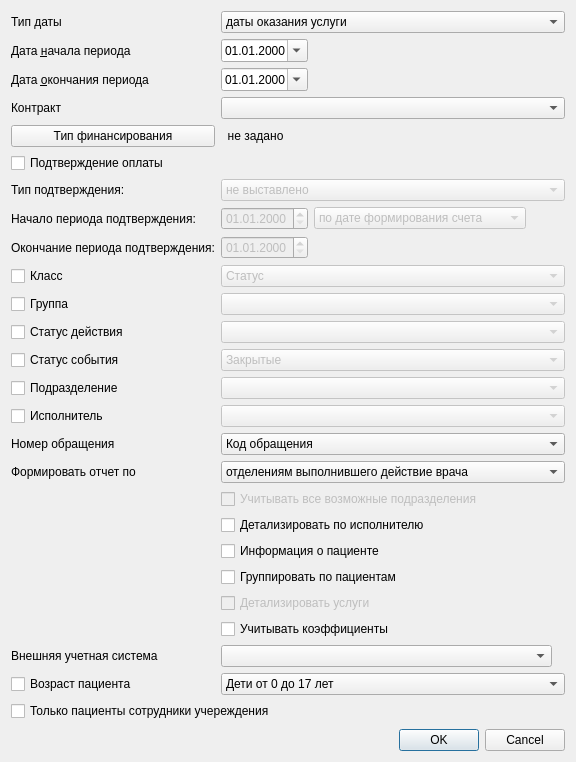
<?xml version="1.0" encoding="UTF-8"?>
<ui version="4.0">
 <class>ReportSetupAccountDoneActions</class>
 <widget class="QDialog" name="ReportSetupAccountDoneActions">
  <property name="geometry">
   <rect>
    <x>0</x>
    <y>0</y>
    <width>576</width>
    <height>762</height>
   </rect>
  </property>
  <property name="windowTitle">
   <string>Dialog</string>
  </property>
  <layout class="QGridLayout" name="gridLayout">
   <item row="0" column="1" colspan="5">
    <widget class="QComboBox" name="cmbDateType">
     <item>
      <property name="text">
       <string>даты оказания услуги</string>
      </property>
     </item>
     <item>
      <property name="text">
       <string>даты события</string>
      </property>
     </item>
    </widget>
   </item>
   <item row="17" column="1" colspan="5">
    <widget class="QComboBox" name="cmbReportType">
     <item>
      <property name="text">
       <string>отделениям выполнившего действие врача</string>
      </property>
     </item>
     <item>
      <property name="text">
       <string>отделениям за которым закреплено действие</string>
      </property>
     </item>
    </widget>
   </item>
   <item row="16" column="0">
    <widget class="QLabel" name="lblEventIdentifierType">
     <property name="text">
      <string>Номер обращения</string>
     </property>
    </widget>
   </item>
   <item row="2" column="0">
    <widget class="QLabel" name="lblBegDate">
     <property name="text">
      <string>Дата &amp;начала периода</string>
     </property>
     <property name="buddy">
      <cstring>edtBegDate</cstring>
     </property>
    </widget>
   </item>
   <item row="21" column="1" colspan="5">
    <widget class="QCheckBox" name="chkGroupByPatient">
     <property name="text">
      <string>Группировать по пациентам</string>
     </property>
    </widget>
   </item>
   <item row="10" column="0">
    <widget class="QCheckBox" name="chkClass">
     <property name="sizePolicy">
      <sizepolicy hsizetype="Maximum" vsizetype="Fixed">
       <horstretch>0</horstretch>
       <verstretch>0</verstretch>
      </sizepolicy>
     </property>
     <property name="text">
      <string>Класс</string>
     </property>
    </widget>
   </item>
   <item row="18" column="1" colspan="5">
    <widget class="QCheckBox" name="chkAllOrgStructure">
     <property name="enabled">
      <bool>false</bool>
     </property>
     <property name="text">
      <string>Учитывать все возможные подразделения</string>
     </property>
    </widget>
   </item>
   <item row="14" column="0">
    <widget class="QCheckBox" name="chkOrgStructure">
     <property name="text">
      <string>Подразделение</string>
     </property>
    </widget>
   </item>
   <item row="4" column="0">
    <widget class="QLabel" name="lblContract">
     <property name="text">
      <string>Контракт</string>
     </property>
     <property name="buddy">
      <cstring>cmbContract</cstring>
     </property>
    </widget>
   </item>
   <item row="16" column="1" colspan="5">
    <widget class="QComboBox" name="cmbEventIdentifierType">
     <item>
      <property name="text">
       <string>Код обращения</string>
      </property>
     </item>
     <item>
      <property name="text">
       <string>Номер документа</string>
      </property>
     </item>
    </widget>
   </item>
   <item row="12" column="1" colspan="5">
    <widget class="CActionStatusComboBox" name="cmbStatus">
     <property name="enabled">
      <bool>false</bool>
     </property>
    </widget>
   </item>
   <item row="7" column="0">
    <widget class="QLabel" name="lblConfirmationType">
     <property name="text">
      <string>Тип подтверждения:</string>
     </property>
    </widget>
   </item>
   <item row="19" column="1" colspan="5">
    <widget class="QCheckBox" name="chkDetailPerson">
     <property name="text">
      <string>Детализировать по исполнителю</string>
     </property>
    </widget>
   </item>
   <item row="6" column="0" colspan="4">
    <widget class="QCheckBox" name="chkConfirmation">
     <property name="text">
      <string>Подтверждение оплаты</string>
     </property>
    </widget>
   </item>
   <item row="27" column="0">
    <spacer name="verticalSpacer">
     <property name="orientation">
      <enum>Qt::Vertical</enum>
     </property>
     <property name="sizeHint" stdset="0">
      <size>
       <width>20</width>
       <height>40</height>
      </size>
     </property>
    </spacer>
   </item>
   <item row="8" column="0">
    <widget class="QLabel" name="lblBegDateConfirmation">
     <property name="text">
      <string>Начало периода подтверждения:</string>
     </property>
    </widget>
   </item>
   <item row="25" column="1" colspan="5">
    <widget class="QComboBox" name="cmbClientAgeCategory">
     <item>
      <property name="text">
       <string>Дети от 0 до 17 лет</string>
      </property>
     </item>
     <item>
      <property name="text">
       <string>Взрослые от 18 лет</string>
      </property>
     </item>
    </widget>
   </item>
   <item row="8" column="1">
    <widget class="CDateEdit" name="edtConfirmationBegDate">
     <property name="enabled">
      <bool>false</bool>
     </property>
     <property name="displayFormat">
      <string>dd.MM.yyyy</string>
     </property>
    </widget>
   </item>
   <item row="15" column="1" colspan="5">
    <widget class="CPersonComboBoxEx" name="cmbPerson">
     <property name="enabled">
      <bool>false</bool>
     </property>
    </widget>
   </item>
   <item row="23" column="1" colspan="5">
    <widget class="QCheckBox" name="chkCoefficient">
     <property name="text">
      <string>Учитывать коэффициенты</string>
     </property>
    </widget>
   </item>
   <item row="12" column="0">
    <widget class="QCheckBox" name="chkStatus">
     <property name="text">
      <string>Статус действия</string>
     </property>
    </widget>
   </item>
   <item row="4" column="1" colspan="5">
    <widget class="CContractComboBox" name="cmbContract"/>
   </item>
   <item row="22" column="1" colspan="5">
    <widget class="QCheckBox" name="chkDetailService">
     <property name="enabled">
      <bool>false</bool>
     </property>
     <property name="text">
      <string>Детализировать услуги</string>
     </property>
    </widget>
   </item>
   <item row="14" column="1" colspan="5">
    <widget class="COrgStructureComboBox" name="cmbOrgStructure">
     <property name="enabled">
      <bool>false</bool>
     </property>
    </widget>
   </item>
   <item row="10" column="1" colspan="5">
    <widget class="QComboBox" name="cmbClass">
     <property name="enabled">
      <bool>false</bool>
     </property>
     <item>
      <property name="text">
       <string>Статус</string>
      </property>
     </item>
     <item>
      <property name="text">
       <string>Диагностика</string>
      </property>
     </item>
     <item>
      <property name="text">
       <string>Лечение</string>
      </property>
     </item>
     <item>
      <property name="text">
       <string>Прочие мероприятия</string>
      </property>
     </item>
     <item>
      <property name="text">
       <string>Назначено</string>
      </property>
     </item>
    </widget>
   </item>
   <item row="3" column="0">
    <widget class="QLabel" name="lblEndDate">
     <property name="text">
      <string>Дата &amp;окончания периода</string>
     </property>
     <property name="buddy">
      <cstring>edtEndDate</cstring>
     </property>
    </widget>
   </item>
   <item row="26" column="0" colspan="6">
    <widget class="QCheckBox" name="chkOnlyClientAsPersonInLPU">
     <property name="text">
      <string>Только пациенты сотрудники учереждения</string>
     </property>
    </widget>
   </item>
   <item row="25" column="0">
    <widget class="QCheckBox" name="chkClientAgeCategory">
     <property name="text">
      <string>Возраст пациента</string>
     </property>
    </widget>
   </item>
   <item row="15" column="0">
    <widget class="QCheckBox" name="chkPerson">
     <property name="text">
      <string>Исполнитель</string>
     </property>
    </widget>
   </item>
   <item row="11" column="1" colspan="5">
    <widget class="CActionTypeComboBoxMCL" name="cmbActionTypeGroup">
     <property name="enabled">
      <bool>false</bool>
     </property>
    </widget>
   </item>
   <item row="20" column="1" colspan="5">
    <widget class="QCheckBox" name="chkPatientInfo">
     <property name="text">
      <string>Информация о пациенте</string>
     </property>
    </widget>
   </item>
   <item row="28" column="0" colspan="6">
    <widget class="QDialogButtonBox" name="buttonBox">
     <property name="sizePolicy">
      <sizepolicy hsizetype="Expanding" vsizetype="Fixed">
       <horstretch>0</horstretch>
       <verstretch>0</verstretch>
      </sizepolicy>
     </property>
     <property name="orientation">
      <enum>Qt::Horizontal</enum>
     </property>
     <property name="standardButtons">
      <set>QDialogButtonBox::Cancel|QDialogButtonBox::Ok</set>
     </property>
    </widget>
   </item>
   <item row="0" column="0">
    <widget class="QLabel" name="lblDateType">
     <property name="text">
      <string>Тип даты</string>
     </property>
    </widget>
   </item>
   <item row="17" column="0">
    <widget class="QLabel" name="lblReportType">
     <property name="text">
      <string>Формировать отчет по</string>
     </property>
     <property name="buddy">
      <cstring>cmbReportType</cstring>
     </property>
    </widget>
   </item>
   <item row="13" column="0">
    <widget class="QCheckBox" name="chkEventStatus">
     <property name="text">
      <string>Статус события</string>
     </property>
    </widget>
   </item>
   <item row="13" column="1" colspan="5">
    <widget class="QComboBox" name="cmbEventStatus">
     <property name="enabled">
      <bool>false</bool>
     </property>
     <item>
      <property name="text">
       <string>Закрытые</string>
      </property>
     </item>
     <item>
      <property name="text">
       <string>Открытые</string>
      </property>
     </item>
    </widget>
   </item>
   <item row="11" column="0">
    <widget class="QCheckBox" name="chkActionTypeGroup">
     <property name="sizePolicy">
      <sizepolicy hsizetype="Maximum" vsizetype="Fixed">
       <horstretch>0</horstretch>
       <verstretch>0</verstretch>
      </sizepolicy>
     </property>
     <property name="text">
      <string>Группа</string>
     </property>
    </widget>
   </item>
   <item row="9" column="0">
    <widget class="QLabel" name="lblEndDateConfirmation">
     <property name="text">
      <string>Окончание периода подтверждения:</string>
     </property>
    </widget>
   </item>
   <item row="9" column="1">
    <widget class="CDateEdit" name="edtConfirmationEndDate">
     <property name="enabled">
      <bool>false</bool>
     </property>
     <property name="displayFormat">
      <string>dd.MM.yyyy</string>
     </property>
    </widget>
   </item>
   <item row="8" column="2">
    <widget class="QComboBox" name="cmbConfirmationPeriodType">
     <property name="enabled">
      <bool>false</bool>
     </property>
     <item>
      <property name="text">
       <string>по дате формирования счета</string>
      </property>
     </item>
     <item>
      <property name="text">
       <string>по дате подтверждения оплаты</string>
      </property>
     </item>
    </widget>
   </item>
   <item row="5" column="0">
    <widget class="QPushButton" name="btnFinanceTypeList">
     <property name="text">
      <string>Тип финансирования</string>
     </property>
    </widget>
   </item>
   <item row="5" column="1" colspan="4">
    <widget class="QLabel" name="lblFinanceTypeList">
     <property name="text">
      <string>  не задано</string>
     </property>
    </widget>
   </item>
   <item row="8" column="3" colspan="3">
    <spacer name="horizontalSpacer_3">
     <property name="orientation">
      <enum>Qt::Horizontal</enum>
     </property>
     <property name="sizeHint" stdset="0">
      <size>
       <width>40</width>
       <height>20</height>
      </size>
     </property>
    </spacer>
   </item>
   <item row="7" column="1" colspan="5">
    <widget class="QComboBox" name="cmbConfirmationType">
     <property name="enabled">
      <bool>false</bool>
     </property>
     <item>
      <property name="text">
       <string>не выставлено</string>
      </property>
     </item>
     <item>
      <property name="text">
       <string>выставлено</string>
      </property>
     </item>
     <item>
      <property name="text">
       <string>оплачено</string>
      </property>
     </item>
     <item>
      <property name="text">
       <string>отказано</string>
      </property>
     </item>
    </widget>
   </item>
   <item row="9" column="2" colspan="3">
    <spacer name="horizontalSpacer_2">
     <property name="orientation">
      <enum>Qt::Horizontal</enum>
     </property>
     <property name="sizeHint" stdset="0">
      <size>
       <width>40</width>
       <height>20</height>
      </size>
     </property>
    </spacer>
   </item>
   <item row="2" column="1">
    <widget class="CDateEdit" name="edtBegDate">
     <property name="sizePolicy">
      <sizepolicy hsizetype="Preferred" vsizetype="Fixed">
       <horstretch>0</horstretch>
       <verstretch>0</verstretch>
      </sizepolicy>
     </property>
     <property name="displayFormat">
      <string>dd.MM.yyyy</string>
     </property>
     <property name="calendarPopup">
      <bool>true</bool>
     </property>
    </widget>
   </item>
   <item row="2" column="2" colspan="4">
    <spacer name="horizontalSpacer">
     <property name="orientation">
      <enum>Qt::Horizontal</enum>
     </property>
     <property name="sizeHint" stdset="0">
      <size>
       <width>40</width>
       <height>20</height>
      </size>
     </property>
    </spacer>
   </item>
   <item row="3" column="1">
    <widget class="CDateEdit" name="edtEndDate">
     <property name="sizePolicy">
      <sizepolicy hsizetype="Preferred" vsizetype="Fixed">
       <horstretch>0</horstretch>
       <verstretch>0</verstretch>
      </sizepolicy>
     </property>
     <property name="displayFormat">
      <string>dd.MM.yyyy</string>
     </property>
     <property name="calendarPopup">
      <bool>true</bool>
     </property>
    </widget>
   </item>
   <item row="3" column="2" colspan="4">
    <spacer name="horizontalSpacer_4">
     <property name="orientation">
      <enum>Qt::Horizontal</enum>
     </property>
     <property name="sizeHint" stdset="0">
      <size>
       <width>40</width>
       <height>20</height>
      </size>
     </property>
    </spacer>
   </item>
   <item row="24" column="1" colspan="4">
    <widget class="CRBComboBox" name="cmbAccountingSystem"/>
   </item>
   <item row="24" column="0">
    <widget class="QLabel" name="lblAccountingSystem">
     <property name="text">
      <string>Внешняя учетная система</string>
     </property>
    </widget>
   </item>
  </layout>
 </widget>
 <customwidgets>
  <customwidget>
   <class>CDateEdit</class>
   <extends>QDateEdit</extends>
   <header>library/DateEdit.h</header>
  </customwidget>
  <customwidget>
   <class>CPersonComboBoxEx</class>
   <extends>QComboBox</extends>
   <header>Orgs/PersonComboBoxEx.h</header>
  </customwidget>
  <customwidget>
   <class>COrgStructureComboBox</class>
   <extends>QComboBox</extends>
   <header>Orgs/OrgStructComboBoxes.h</header>
  </customwidget>
  <customwidget>
   <class>CContractComboBox</class>
   <extends>QComboBox</extends>
   <header>Accounting/ContractComboBox.h</header>
  </customwidget>
  <customwidget>
   <class>CActionTypeComboBoxMCL</class>
   <extends>QComboBox</extends>
   <header>Events/ActionTypeComboBox.h</header>
  </customwidget>
  <customwidget>
   <class>CActionStatusComboBox</class>
   <extends>QComboBox</extends>
   <header location="global">Events/ActionStatus.h</header>
  </customwidget>
  <customwidget>
   <class>CRBComboBox</class>
   <extends>QComboBox</extends>
   <header>library/crbcombobox.h</header>
  </customwidget>
 </customwidgets>
 <tabstops>
  <tabstop>cmbDateType</tabstop>
  <tabstop>edtBegDate</tabstop>
  <tabstop>edtEndDate</tabstop>
  <tabstop>cmbContract</tabstop>
  <tabstop>btnFinanceTypeList</tabstop>
  <tabstop>chkConfirmation</tabstop>
  <tabstop>cmbConfirmationType</tabstop>
  <tabstop>edtConfirmationBegDate</tabstop>
  <tabstop>edtConfirmationEndDate</tabstop>
  <tabstop>cmbConfirmationPeriodType</tabstop>
  <tabstop>chkClass</tabstop>
  <tabstop>cmbClass</tabstop>
  <tabstop>chkActionTypeGroup</tabstop>
  <tabstop>cmbActionTypeGroup</tabstop>
  <tabstop>chkStatus</tabstop>
  <tabstop>cmbStatus</tabstop>
  <tabstop>chkEventStatus</tabstop>
  <tabstop>cmbEventStatus</tabstop>
  <tabstop>chkOrgStructure</tabstop>
  <tabstop>cmbOrgStructure</tabstop>
  <tabstop>chkPerson</tabstop>
  <tabstop>cmbPerson</tabstop>
  <tabstop>cmbEventIdentifierType</tabstop>
  <tabstop>cmbReportType</tabstop>
  <tabstop>chkAllOrgStructure</tabstop>
  <tabstop>chkDetailPerson</tabstop>
  <tabstop>chkPatientInfo</tabstop>
  <tabstop>chkGroupByPatient</tabstop>
  <tabstop>chkDetailService</tabstop>
  <tabstop>chkCoefficient</tabstop>
  <tabstop>cmbAccountingSystem</tabstop>
  <tabstop>chkClientAgeCategory</tabstop>
  <tabstop>cmbClientAgeCategory</tabstop>
  <tabstop>chkOnlyClientAsPersonInLPU</tabstop>
  <tabstop>buttonBox</tabstop>
 </tabstops>
 <resources/>
 <connections>
  <connection>
   <sender>buttonBox</sender>
   <signal>accepted()</signal>
   <receiver>ReportSetupAccountDoneActions</receiver>
   <slot>accept()</slot>
   <hints>
    <hint type="sourcelabel">
     <x>480</x>
     <y>739</y>
    </hint>
    <hint type="destinationlabel">
     <x>157</x>
     <y>255</y>
    </hint>
   </hints>
  </connection>
  <connection>
   <sender>buttonBox</sender>
   <signal>rejected()</signal>
   <receiver>ReportSetupAccountDoneActions</receiver>
   <slot>reject()</slot>
   <hints>
    <hint type="sourcelabel">
     <x>480</x>
     <y>739</y>
    </hint>
    <hint type="destinationlabel">
     <x>286</x>
     <y>255</y>
    </hint>
   </hints>
  </connection>
  <connection>
   <sender>chkStatus</sender>
   <signal>toggled(bool)</signal>
   <receiver>cmbStatus</receiver>
   <slot>setEnabled(bool)</slot>
   <hints>
    <hint type="sourcelabel">
     <x>71</x>
     <y>338</y>
    </hint>
    <hint type="destinationlabel">
     <x>690</x>
     <y>340</y>
    </hint>
   </hints>
  </connection>
  <connection>
   <sender>chkOrgStructure</sender>
   <signal>toggled(bool)</signal>
   <receiver>cmbOrgStructure</receiver>
   <slot>setEnabled(bool)</slot>
   <hints>
    <hint type="sourcelabel">
     <x>97</x>
     <y>396</y>
    </hint>
    <hint type="destinationlabel">
     <x>686</x>
     <y>398</y>
    </hint>
   </hints>
  </connection>
  <connection>
   <sender>chkClientAgeCategory</sender>
   <signal>toggled(bool)</signal>
   <receiver>cmbClientAgeCategory</receiver>
   <slot>setEnabled(bool)</slot>
   <hints>
    <hint type="sourcelabel">
     <x>114</x>
     <y>662</y>
    </hint>
    <hint type="destinationlabel">
     <x>556</x>
     <y>664</y>
    </hint>
   </hints>
  </connection>
  <connection>
   <sender>chkPerson</sender>
   <signal>toggled(bool)</signal>
   <receiver>cmbPerson</receiver>
   <slot>setEnabled(bool)</slot>
   <hints>
    <hint type="sourcelabel">
     <x>117</x>
     <y>425</y>
    </hint>
    <hint type="destinationlabel">
     <x>562</x>
     <y>427</y>
    </hint>
   </hints>
  </connection>
  <connection>
   <sender>chkGroupByPatient</sender>
   <signal>toggled(bool)</signal>
   <receiver>chkDetailService</receiver>
   <slot>setEnabled(bool)</slot>
   <hints>
    <hint type="sourcelabel">
     <x>576</x>
     <y>585</y>
    </hint>
    <hint type="destinationlabel">
     <x>587</x>
     <y>610</y>
    </hint>
   </hints>
  </connection>
  <connection>
   <sender>chkEventStatus</sender>
   <signal>toggled(bool)</signal>
   <receiver>cmbEventStatus</receiver>
   <slot>setEnabled(bool)</slot>
   <hints>
    <hint type="sourcelabel">
     <x>58</x>
     <y>367</y>
    </hint>
    <hint type="destinationlabel">
     <x>410</x>
     <y>369</y>
    </hint>
   </hints>
  </connection>
  <connection>
   <sender>chkClass</sender>
   <signal>toggled(bool)</signal>
   <receiver>cmbClass</receiver>
   <slot>setEnabled(bool)</slot>
   <hints>
    <hint type="sourcelabel">
     <x>36</x>
     <y>280</y>
    </hint>
    <hint type="destinationlabel">
     <x>647</x>
     <y>282</y>
    </hint>
   </hints>
  </connection>
  <connection>
   <sender>chkActionTypeGroup</sender>
   <signal>toggled(bool)</signal>
   <receiver>cmbActionTypeGroup</receiver>
   <slot>setEnabled(bool)</slot>
   <hints>
    <hint type="sourcelabel">
     <x>40</x>
     <y>309</y>
    </hint>
    <hint type="destinationlabel">
     <x>647</x>
     <y>311</y>
    </hint>
   </hints>
  </connection>
  <connection>
   <sender>chkConfirmation</sender>
   <signal>toggled(bool)</signal>
   <receiver>cmbConfirmationType</receiver>
   <slot>setEnabled(bool)</slot>
   <hints>
    <hint type="sourcelabel">
     <x>370</x>
     <y>157</y>
    </hint>
    <hint type="destinationlabel">
     <x>483</x>
     <y>184</y>
    </hint>
   </hints>
  </connection>
  <connection>
   <sender>chkConfirmation</sender>
   <signal>toggled(bool)</signal>
   <receiver>cmbConfirmationPeriodType</receiver>
   <slot>setEnabled(bool)</slot>
   <hints>
    <hint type="sourcelabel">
     <x>370</x>
     <y>157</y>
    </hint>
    <hint type="destinationlabel">
     <x>431</x>
     <y>213</y>
    </hint>
   </hints>
  </connection>
  <connection>
   <sender>chkConfirmation</sender>
   <signal>toggled(bool)</signal>
   <receiver>edtConfirmationBegDate</receiver>
   <slot>setEnabled(bool)</slot>
   <hints>
    <hint type="sourcelabel">
     <x>370</x>
     <y>157</y>
    </hint>
    <hint type="destinationlabel">
     <x>276</x>
     <y>212</y>
    </hint>
   </hints>
  </connection>
  <connection>
   <sender>chkConfirmation</sender>
   <signal>toggled(bool)</signal>
   <receiver>edtConfirmationEndDate</receiver>
   <slot>setEnabled(bool)</slot>
   <hints>
    <hint type="sourcelabel">
     <x>370</x>
     <y>157</y>
    </hint>
    <hint type="destinationlabel">
     <x>276</x>
     <y>241</y>
    </hint>
   </hints>
  </connection>
 </connections>
</ui>
